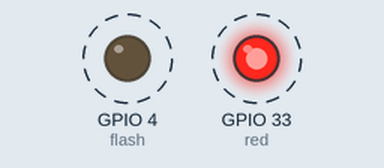
The program below on a simulated ESP32 board running MicroPython. On the bench: output pins drawn as LEDs (lit = HIGH). Dashed ring = blinking.

Above: at 0.05 s.
Timing chart, 0 to 3.0 s (numbered marks = the images above):
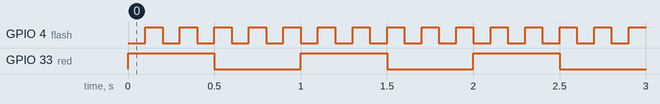

The program:

261006_c4_timer_interrupt.py
```python
from machine import Pin, Timer

flash = Pin(4, Pin.OUT, value=0)
red = Pin(33, Pin.OUT, value=1)

time_cnt = 0
ms_flag = False

def timer_callback(t):
    global ms_flag
    ms_flag = True  # 1ms 마다 깃발만 올린다

def timer_100ms():
    flash.value(flash.value() ^ 1)

def timer_500ms():
    red.value(red.value() ^ 1)

tmr = Timer(0)
tmr.init(period=1, mode=Timer.PERIODIC, callback=timer_callback)

try:
    while True:
        if ms_flag:
            ms_flag = False
            time_cnt += 1

            if time_cnt % 100 == 0:
                timer_100ms()

            if time_cnt % 500 == 0:
                timer_500ms()
except KeyboardInterrupt:
    tmr.deinit()
    print("타이머 정지")
```

Measured:
- by itself, GPIO 4 (flash): alternates HIGH for 0.10 s and LOW for 0.10 s
- by itself, GPIO 33 (red): alternates HIGH for 0.50 s and LOW for 0.50 s
